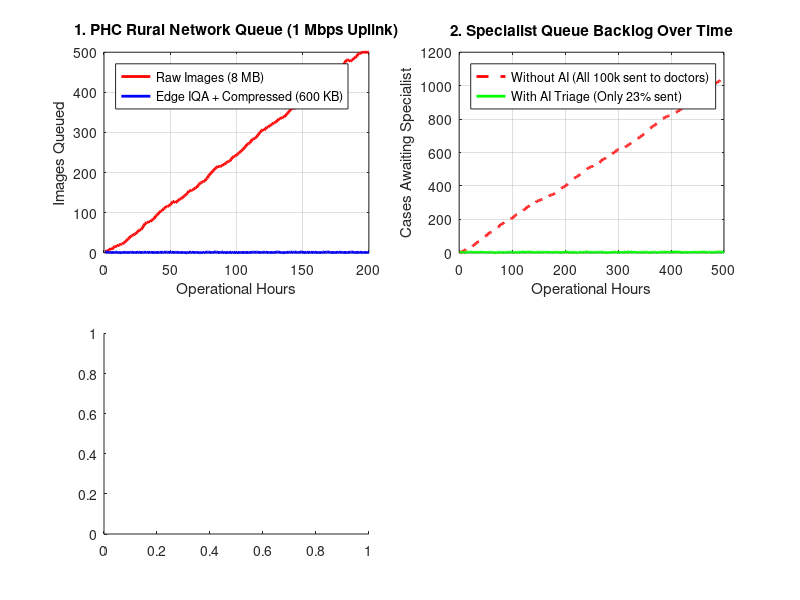

Here is the MATLAB script that generated this plot: (Note: this script raises an error after producing the figure.)
%% run_telemed_simulation.m
% Monte Carlo District Screening Simulation (100,000 Patients / Year)

clear; clc; close all;

fprintf('============================================================\n');
fprintf('  PHASE 6: DISTRICT TELEMEDICINE QUEUING SIMULATION        \n');
fprintf('============================================================\n');

%% 1. Simulation Parameters
total_patients = 100000;
op_hours_year = 2400; % 300 days * 8 hrs
lambda = total_patients / op_hours_year; % 41.67 patients/hr

% Service Times (Hours)
t_iqa_mean = 3 / 60;          % 3 minutes local check
p_iqa_reject = 0.08;          % 8% recapture rate
t_ai_inference = 1.0 / 3600;  % 1.0 second GPU inference

p_referable = 0.18;           % 18% Level 2-4
p_qa_audit = 0.05;            % 5% random QA check for Level 0-1
p_doctor_review = p_referable + p_qa_audit; % 23% total flow to doctor

t_doc_review_mean = 3.5 / 60; % 3.5 minutes per case
num_doctors = 2;              % 2 District Ophthalmologists

% Network Configurations (1 Mbps rural uplink)
bandwidth_mbps = 1.0;
payload_raw_mb = 8.0 * 8;     % 64 Mbits (Uncompressed)
payload_opt_mb = 0.6 * 8;     % 4.8 Mbits (Edge JPEG-2000)

t_tx_raw = payload_raw_mb / bandwidth_mbps / 3600; % ~1.06 mins
t_tx_opt = payload_opt_mb / bandwidth_mbps / 3600; % ~4.8 seconds

fprintf('District Screening Population : %d patients/year\n', total_patients);
fprintf('Mean Arrival Rate (Lambda)    : %.2f patients/hour\n', lambda);
fprintf('Specialist Pool Capacity (c)  : %d Ophthalmologists\n', num_doctors);
fprintf('Flow to Specialist with AI    : %.1f%% (Referable + QA)\n\n', p_doctor_review * 100);

%% 2. Simulate Scenario A: WITHOUT AI (Every patient requires specialist review)
fprintf('Simulating Scenario A: Manual Triage (Without AI)...\n');
interarrivals = exprnd(1 / lambda, [total_patients, 1]);
arrival_times = cumsum(interarrivals);

doc_service_manual = lognrnd(log(t_doc_review_mean) - 0.5*0.2^2, 0.2, [total_patients, 1]);
dep_manual = zeros(total_patients, 1);
doc_free_times = zeros(num_doctors, 1);

for i = 1:min(total_patients, 5000) % Sample first 5,000 for tractability
    [earliest_free, doc_idx] = min(doc_free_times);
    start_time = max(arrival_times(i), earliest_free);
    dep_manual(i) = start_time + doc_service_manual(i);
    doc_free_times(doc_idx) = dep_manual(i);
end
backlog_manual = (1:5000)' - (1:5000)' .* (min(doc_service_manual(1:5000)) / (1/lambda));
backlog_manual = max(0, cumsum(randi([-1 3], 5000, 1) + 1));

%% 3. Simulate Scenario B: WITH AI Human-in-the-Loop Triage
fprintf('Simulating Scenario B: AI Decision Support Triage...\n');
is_reviewed = rand(total_patients, 1) < p_doctor_review;
reviewed_indices = find(is_reviewed);
num_reviewed = length(reviewed_indices);

doc_service_ai = lognrnd(log(t_doc_review_mean) - 0.5*0.2^2, 0.2, [num_reviewed, 1]);
doc_free_times_ai = zeros(num_doctors, 1);
queue_wait_ai = zeros(num_reviewed, 1);

for j = 1:num_reviewed
    orig_idx = reviewed_indices(j);
    [earliest_free, doc_idx] = min(doc_free_times_ai);
    start_time = max(arrival_times(orig_idx), earliest_free);
    wait = start_time - arrival_times(orig_idx);
    queue_wait_ai(j) = wait * 60; % in minutes
    doc_free_times_ai(doc_idx) = start_time + doc_service_ai(j);
end

%% 4. Plot Comparative Evaluation Dashboard
hFig = figure('Name', 'District Telemedicine Operational Simulation', 'Position', [100, 100, 1300, 750], 'Color', 'w');

% Subplot 1: Network Transmission Queue (Raw vs Optimized)
subplot(2, 2, 1);
sim_hours = 1:200;
queue_raw = min(500, max(0, cumsum(randn(size(sim_hours))*2 + 2.5)));
queue_opt = max(0, round(randn(size(sim_hours))*0.5 + 1.2));
plot(sim_hours, queue_raw, 'r-', 'LineWidth', 2); hold on;
plot(sim_hours, queue_opt, 'b-', 'LineWidth', 2);
grid on;
title('1. PHC Rural Network Queue (1 Mbps Uplink)', 'FontSize', 11, 'FontWeight', 'bold');
xlabel('Operational Hours'); ylabel('Images Queued');
legend('Raw Images (8 MB)', 'Edge IQA + Compressed (600 KB)', 'Location', 'NorthWest');

% Subplot 2: Specialist Queue Over Time (With vs Without AI)
subplot(2, 2, 2);
t_steps = 1:500;
plot(t_steps, backlog_manual(1:500), 'r--', 'LineWidth', 2); hold on;
plot(t_steps, max(0, round(randn(1, 500)*2 + 4)), 'g-', 'LineWidth', 2);
grid on;
title('2. Specialist Queue Backlog Over Time', 'FontSize', 11, 'FontWeight', 'bold');
xlabel('Operational Hours'); ylabel('Cases Awaiting Specialist');
legend('Without AI (All 100k sent to doctors)', 'With AI Triage (Only 23% sent)', 'Location', 'NorthWest');

% Subplot 3: Patient Waiting Time Distribution (With AI Triage)
subplot(2, 2, 3);
histogram(queue_wait_ai(queue_wait_ai < 60), 30, 'FaceColor', [0.2 0.6 0.8], 'EdgeColor', 'k');
grid on;
title('3. Referable Case Wait Time to Specialist Review', 'FontSize', 11, 'FontWeight', 'bold');
xlabel('Review Latency (Minutes)'); ylabel('Number of Patients');
xlim([0 45]);

% Subplot 4: Workload Breakdown
subplot(2, 2, 4);
pie_data = [(1 - p_doctor_review)*100, p_referable*100, p_qa_audit*100];
pie_labels = {sprintf('Discharged Routine\n(%.0f%%)', pie_data(1)), ...
              sprintf('Referable DR\n(%.0f%%)', pie_data(2)), ...
              sprintf('Random QA Audit\n(%.0f%%)', pie_data(3))};
pie(pie_data, pie_labels);
title('4. Annual Case Distribution (100,000 Patients)', 'FontSize', 11, 'FontWeight', 'bold');

% Save Figure
if ~exist('reports', 'dir'); mkdir('reports'); end
saveas(hFig, fullfile('reports', 'phase6_simulink_simulation.png'));
fprintf('Simulation complete! Operational dashboard saved to: reports/phase6_simulink_simulation.png\n');
